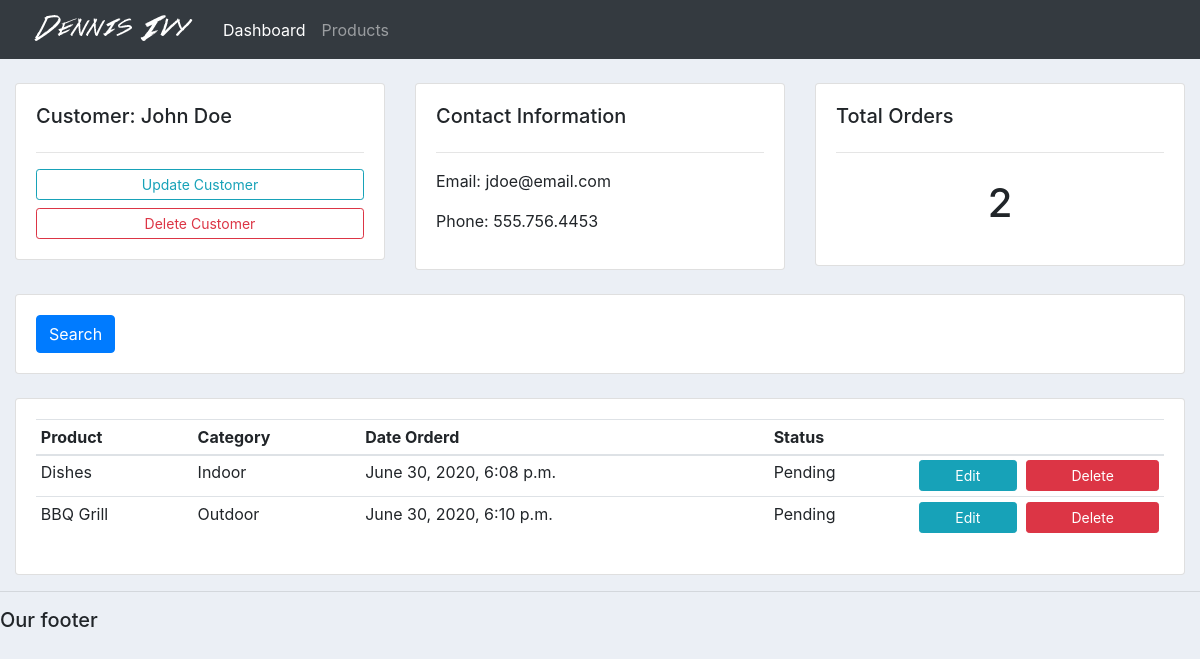
The app's page /customer/1/ with its own data.
### accounts/models.py (models this page shows, shortened)
class Customer(models.Model):
    name = models.CharField(max_length=200, null=True)
    phone = models.CharField(max_length=200, null=True)
    email = models.CharField(max_length=200, null=True)
    date_created = models.DateTimeField(auto_now_add=True, null=True)

class Order(models.Model):
    STATUS = (
        ('Pending', 'Pending'),
        ('Out for delivery', 'Out for deliver'),
        ('Delivered', 'Delivered')
    )
    customer = models.ForeignKey(Customer, null=True, on_delete=models.SET_NULL)
    product = models.ForeignKey(Product, null=True, on_delete=models.SET_NULL)
    date_created = models.DateTimeField(auto_now_add=True, null=True)
    status = models.CharField(max_length=200, null=True, choices=STATUS)

class Product(models.Model):
    CATEGORY = (
        ('Indoor', 'Indoor'),
        ('Outdoor', 'Outdoor')
    )
    name = models.CharField(max_length=200, null=True)
    price = models.FloatField(null=True)
    category = models.CharField(max_length=200, null=True, choices=CATEGORY)
    description = models.CharField(max_length=200, null=True, blank=True)
    date_created = models.DateTimeField(auto_now_add=True, null=True)
    tags = models.ManyToManyField(Tag)

### accounts/views.py (the view)
# urls.py: path("customer/<str:pk>/", views.customer, name="customer"),
def customer(request, pk):
    customer = Customer.objects.get(id=pk)
    orders = customer.order_set.all()
    return render(request, 'accounts/customer.html', { 'customer' : customer, 'orders': orders })

### accounts/templates/accounts/customer.html
{% extends 'accounts/main.html' %}
{% block content %}
<br>
<div class="row">
	<div class="col-md">
		<div class="card card-body">
			<h5>Customer: {{ customer.name }}</h5>
			<hr>
			<a class="btn btn-outline-info  btn-sm btn-block" href="">Update Customer</a>
			<a class="btn btn-outline-danger  btn-sm btn-block" href="">Delete Customer</a>
		</div>
	</div>
	<div class="col-md">
		<div class="card card-body">
			<h5>Contact Information</h5>
			<hr>
			<p>Email: {{ customer.email }}</p>
			<p>Phone: {{ customer.phone }} </p>
		</div>
	</div>
	<div class="col-md">
		<div class="card card-body">
			<h5>Total Orders</h5>
			<hr>
			<h1 style="text-align: center;padding: 10px">{{ orders.count }}</h1>
		</div>
	</div>
</div>
<br>
<div class="row">
	<div class="col">
		<div class="card card-body">
			<form method="get">
		    <button class="btn btn-primary" type="submit">Search</button>
		  </form>
		</div>
	</div>
</div>
<br>
<div class="row">
	<div class="col-md">
		<div class="card card-body">
			<table class="table table-sm">
				<thead>
					<tr>
						<th>Product</th>
						<th>Category</th>
						<th>Date Orderd</th>
						<th>Status</th>
						<th colspan="2"></th>
					</tr>
				</thead>
				<tbody>
					{% for order in orders %}
					<tr>
						<td>{{ order.product.name }}</td>
						<td>{{ order.product.category }}</td>
						<td>{{ order.date_created }}</td>
						<td>{{ order.status }}</td>
						<td><a href="{% url 'update_order' order.id %}" class="btn btn-info btn-sm btn-block">Edit</a></td>
						<td><a href="{% url 'delete_order' order.id %}" class="btn btn-danger btn-sm btn-block">Delete</a></td>
					</tr>
					{% endfor %}
				</tbody>
			</table>
		</div>
	</div>
</div>
{% endblock content %}

### static/css/main.css (style rules this page uses)
body { background-color: #ebeff5; }

### records on screen
Customer: name "John Doe", email "jdoe@email.com", phone "555.756.4453", count "2"
Order: product.name "Dishes", product.category "Indoor", date_created "June 30, 2020, 6:08 p.m.", status "Pending"
Order: product.name "BBQ Grill", product.category "Outdoor", date_created "June 30, 2020, 6:10 p.m.", status "Pending"
